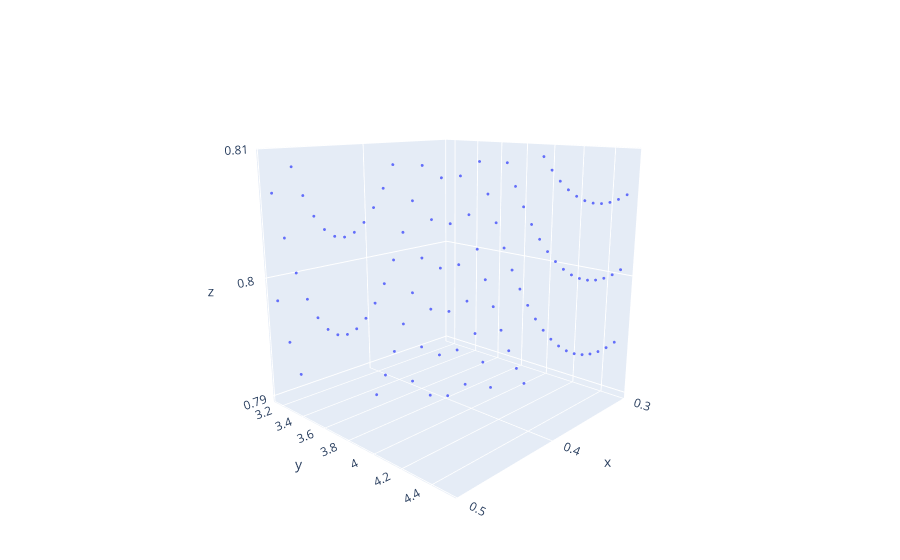

Notebook code for this chart:
### Code cell
### Display result

fig = go.Figure(data=[go.Scatter3d(
    x=result_coupling,
    y=result_gamma,
    z=result_tumor_control_probability,
    mode='markers',
        marker=dict(
        size=1,
        opacity=1
    )
    )
])

# tight layout
fig.update_layout(margin=dict(l=0, r=0, b=0, t=0))
fig.show()
